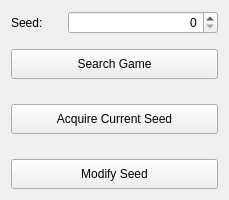
<?xml version="1.0" encoding="UTF-8"?>
<ui version="4.0">
 <class>modifyWindow</class>
 <widget class="QWidget" name="modifyWindow">
  <property name="windowModality">
   <enum>Qt::ApplicationModal</enum>
  </property>
  <property name="geometry">
   <rect>
    <x>0</x>
    <y>0</y>
    <width>229</width>
    <height>200</height>
   </rect>
  </property>
  <property name="minimumSize">
   <size>
    <width>229</width>
    <height>200</height>
   </size>
  </property>
  <property name="maximumSize">
   <size>
    <width>229</width>
    <height>200</height>
   </size>
  </property>
  <property name="windowTitle">
   <string>ModifySeed</string>
  </property>
  <property name="locale">
   <locale language="English" country="UnitedStates"/>
  </property>
  <layout class="QVBoxLayout" name="verticalLayout_3">
   <property name="spacing">
    <number>20</number>
   </property>
   <item>
    <layout class="QVBoxLayout" name="verticalLayout_2">
     <property name="spacing">
      <number>15</number>
     </property>
     <property name="rightMargin">
      <number>0</number>
     </property>
     <item>
      <layout class="QHBoxLayout" name="horizontalLayout">
       <item>
        <widget class="QLabel" name="label">
         <property name="text">
          <string>Seed:</string>
         </property>
        </widget>
       </item>
       <item>
        <widget class="QSpinBox" name="seed_Input">
         <property name="sizePolicy">
          <sizepolicy hsizetype="Minimum" vsizetype="Fixed">
           <horstretch>0</horstretch>
           <verstretch>0</verstretch>
          </sizepolicy>
         </property>
         <property name="minimumSize">
          <size>
           <width>150</width>
           <height>0</height>
          </size>
         </property>
         <property name="alignment">
          <set>Qt::AlignRight|Qt::AlignTrailing|Qt::AlignVCenter</set>
         </property>
         <property name="maximum">
          <number>2147483647</number>
         </property>
         <property name="displayIntegerBase">
          <number>16</number>
         </property>
        </widget>
       </item>
      </layout>
     </item>
     <item>
      <layout class="QVBoxLayout" name="verticalLayout">
       <item>
        <widget class="QPushButton" name="findGame_btn">
         <property name="sizePolicy">
          <sizepolicy hsizetype="Preferred" vsizetype="Minimum">
           <horstretch>0</horstretch>
           <verstretch>0</verstretch>
          </sizepolicy>
         </property>
         <property name="minimumSize">
          <size>
           <width>0</width>
           <height>30</height>
          </size>
         </property>
         <property name="text">
          <string>Search Game</string>
         </property>
        </widget>
       </item>
       <item>
        <spacer name="verticalSpacer">
         <property name="orientation">
          <enum>Qt::Vertical</enum>
         </property>
         <property name="sizeHint" stdset="0">
          <size>
           <width>20</width>
           <height>5</height>
          </size>
         </property>
        </spacer>
       </item>
       <item>
        <widget class="QPushButton" name="getSeed_btn">
         <property name="sizePolicy">
          <sizepolicy hsizetype="Preferred" vsizetype="Expanding">
           <horstretch>0</horstretch>
           <verstretch>0</verstretch>
          </sizepolicy>
         </property>
         <property name="minimumSize">
          <size>
           <width>0</width>
           <height>30</height>
          </size>
         </property>
         <property name="text">
          <string>Acquire Current Seed</string>
         </property>
        </widget>
       </item>
       <item>
        <spacer name="verticalSpacer_2">
         <property name="orientation">
          <enum>Qt::Vertical</enum>
         </property>
         <property name="sizeHint" stdset="0">
          <size>
           <width>20</width>
           <height>5</height>
          </size>
         </property>
        </spacer>
       </item>
       <item>
        <widget class="QPushButton" name="modifySeed_btn">
         <property name="sizePolicy">
          <sizepolicy hsizetype="Preferred" vsizetype="Expanding">
           <horstretch>0</horstretch>
           <verstretch>0</verstretch>
          </sizepolicy>
         </property>
         <property name="minimumSize">
          <size>
           <width>0</width>
           <height>30</height>
          </size>
         </property>
         <property name="text">
          <string>Modify Seed</string>
         </property>
        </widget>
       </item>
      </layout>
     </item>
    </layout>
   </item>
  </layout>
 </widget>
 <resources/>
 <connections/>
</ui>
